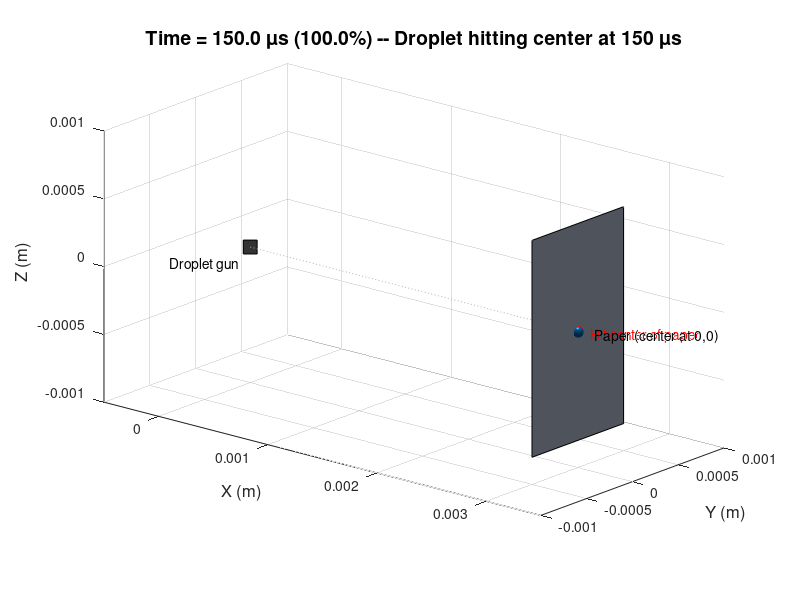

Reproduce this figure in MATLAB.

clear; close all; clc;


D = 3e-3;            % distance to paper (m)
v = 20;              % droplet velocity (m/s)
t_total = D/v;    % travel time (s) -> 150 microseconds
d_droplet = 84e-6;   % droplet diameter (m)
rho = 1000;          % density (not used here, kept for reference)

% frames & timing
Nframes = 200;                     % number of animation frames
t = linspace(0, t_total, Nframes); % time vector
dt = t(2)-t(1);

x = v .* t;    % x position (m) from 0 to D (should equal D at t_total)
y = zeros(size(t)); % centerline in y
z = zeros(size(t)); % centerline in z

fprintf('Final x = %.6e m, expected D = %.6e m, difference = %.3e m\n', x(end), D, x(end)-D);

fig = figure('Color','w','Position',[200 200 900 600]);
ax = axes(fig);
hold(ax,'on');
grid(ax,'on');
axis(ax,'equal');

margin = 0.001; % 1 mm margin
xlim([ -0.5e-3, D + 0.5e-3 ]);
ylim([ -1e-3, 1e-3 ]);
zlim([ -1e-3, 1e-3 ]);

xlabel('X (m)','FontSize',12);
ylabel('Y (m)','FontSize',12);
zlabel('Z (m)','FontSize',12);
title('Inkjet Droplet Motion (No Electric Field) -- reaches paper in 150 \mus','FontSize',14);

plot3(0,0,0,'ks','MarkerFaceColor',[0.2 0.2 0.2],'MarkerSize',10);
text(0, -0.5e-3, 0, 'Droplet gun','FontSize',10,'HorizontalAlignment','center');


paper_x = D;
py = [-0.5e-3  0.5e-3  0.5e-3 -0.5e-3] ;
pz = [-0.8e-3 -0.8e-3  0.8e-3  0.8e-3] ;
px = paper_x * ones(size(py));
patch('XData',px,'YData',py,'ZData',pz,'FaceColor',[0.85 0.9 1],'FaceAlpha',0.6,'EdgeColor','k');
text(paper_x + 0.15e-3, 0, 0, 'Paper (center at 0,0)','FontSize',10);

[sx,sy,sz] = sphere(18); % coarse sphere - good enough for small droplet
sx = sx * (d_droplet/2); sy = sy * (d_droplet/2); sz = sz * (d_droplet/2);


h_droplet = surf(sx + x(1), sy + y(1), sz + z(1), ...
    'FaceColor',[0 0.4470 0.7410],'EdgeColor','none','FaceLighting','gouraud');
material(h_droplet,'shiny');
camlight headlight;

plot3(x, y, z, ':','Color',[0.7 0.7 0.7]);

view(40,18);

saveGIF = false; % set true if you want GIF file
gifFilename = 'droplet_motion_no_field.gif';

for k = 1:Nframes

    set(h_droplet,'XData', sx + x(k), 'YData', sy + y(k), 'ZData', sz + z(k));
    
  
    tms = t(k)*1e6; % microseconds
    title(ax, sprintf('Time = %.1f \\mus (%.1f%%) -- Droplet hitting center at %.0f \\mus', tms, 100*k/Nframes, t_total*1e6),'FontSize',14);
    
    drawnow;
    

    if saveGIF
        frame = getframe(fig);
        im = frame2im(frame);
        [A,map] = rgb2ind(im,256);
        if k==1
            imwrite(A,map,gifFilename,'gif','LoopCount',Inf,'DelayTime',dt);
        else
            imwrite(A,map,gifFilename,'gif','WriteMode','append','DelayTime',dt);
        end
    end
    

    pause(dt);
end

plot3(x(end), y(end), z(end), 'ro','MarkerFaceColor','r','MarkerSize',8);
text(x(end)+0.12e-3, 0, 0, 'Hit center of paper','FontSize',10,'Color','r');

fprintf('Animation finished. Final x = %.6e m (should be %.6e m)\n', x(end), D);
